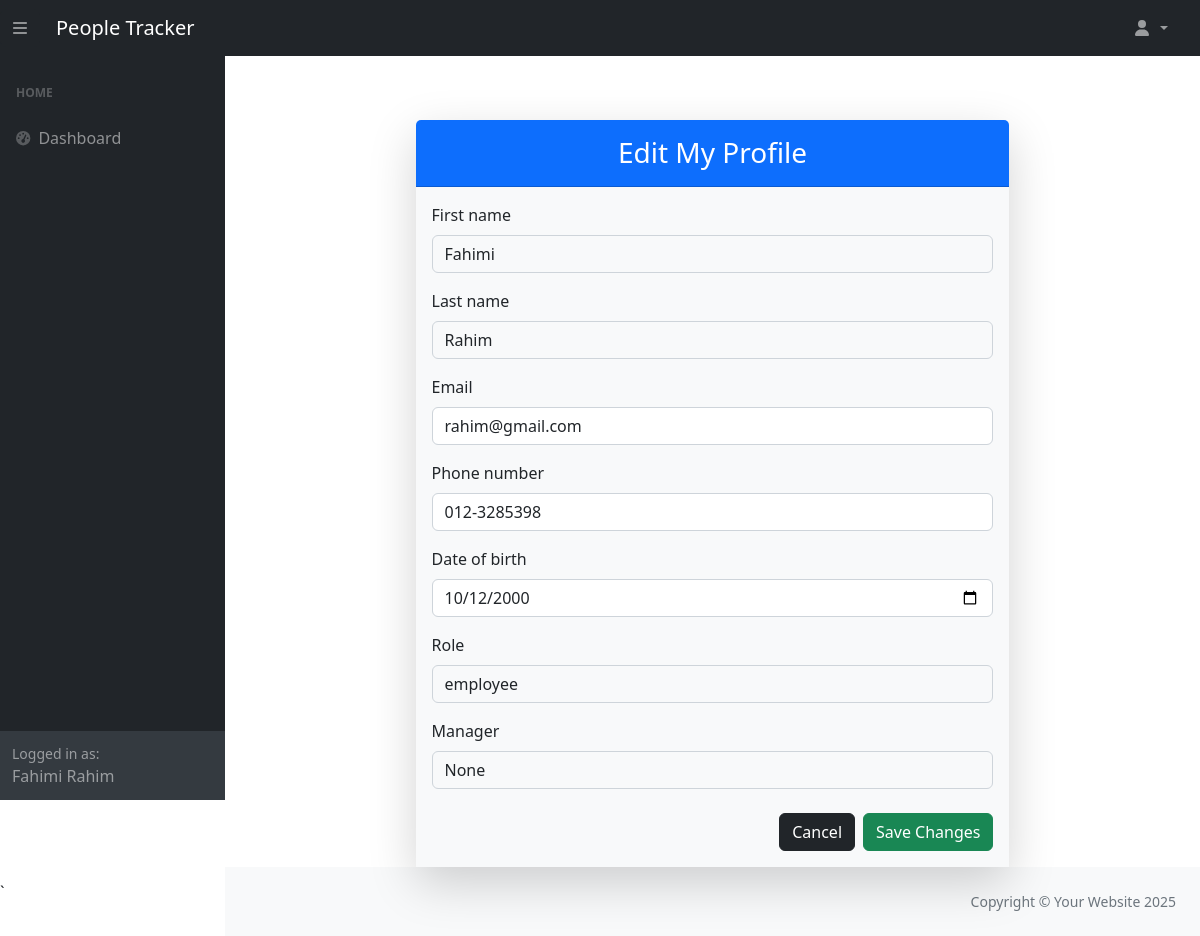
Before: /people_management/my-profile/edit/ (signed in) with the older database file.
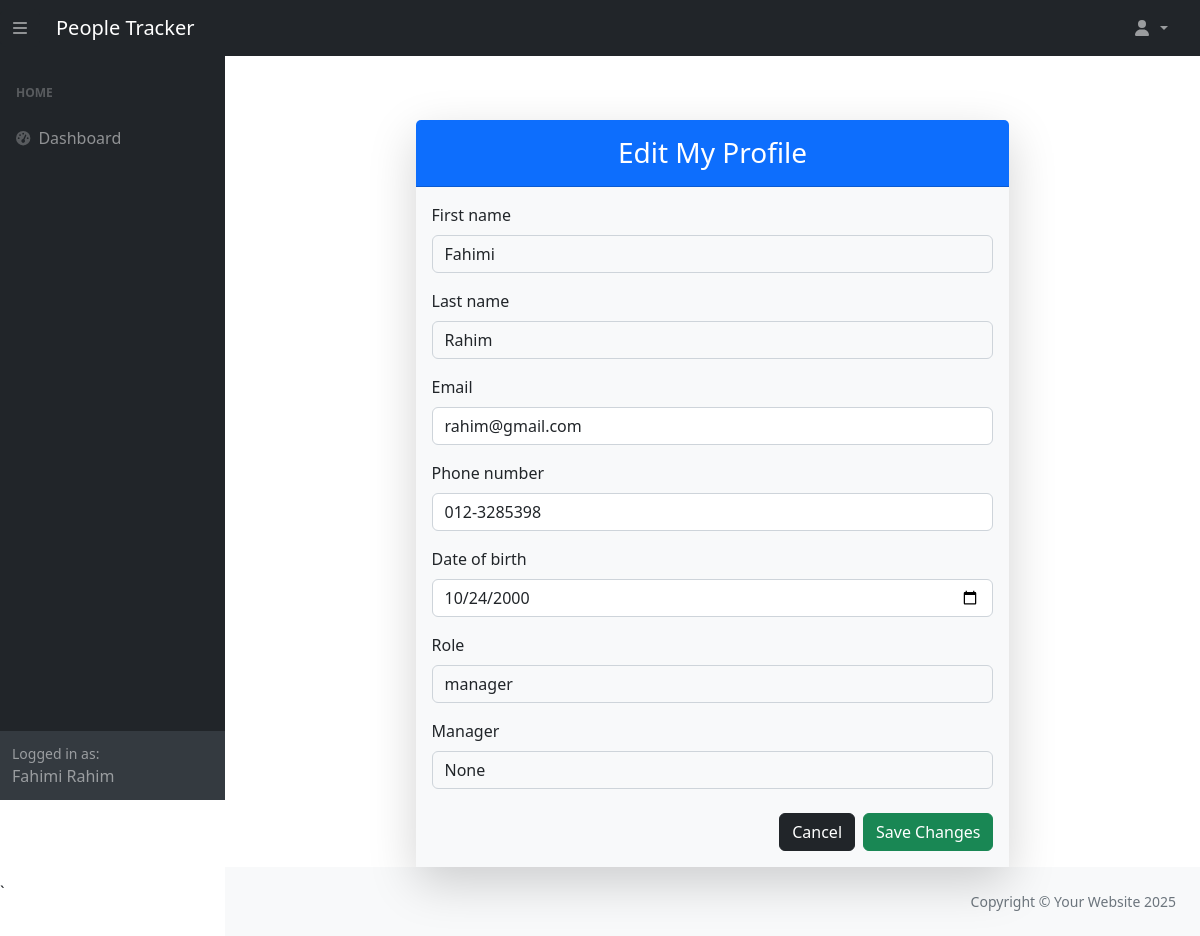
After: the same page with the newer database file.
### people_management/models.py (models this page shows, shortened)
class Person(models.Model):
    ROLE_CHOICES = [
        ('employee', 'Employee'),
        ('manager', 'Manager'),
        ('hr_admin', 'HR Admin'),
    ]
    first_name = models.CharField(max_length=50, help_text="The employee's first name.")
    last_name = models.CharField(max_length=50, help_text="The employee's last name.")
    email = models.EmailField(max_length=255, unique=True, help_text="The employee's email address.")
    phone_number = models.CharField(max_length=15, blank=True, help_text="Contact number of the employee.")
    date_of_birth = models.DateField(help_text="Employee's date of birth.")
    active = models.BooleanField(default=False, help_text="Indicates if the person is currently employed.")
    manager = models.ForeignKey(
        'self', on_delete=models.SET_NULL, null=True, blank=True, related_name="team_members",
        help_text="Manager supervising this employee."
    )
    role = models.CharField(
        max_length=10, choices=ROLE_CHOICES, default='employee', help_text="The role of the person in the company."
    )
    user = models.OneToOneField(
        "auth.User", on_delete=models.SET_NULL, related_name="person", null=True, blank=True,
        help_text="The associated Django user account."
    )
    history = HistoricalRecords()

### people_management/views.py (the view)
# urls.py: path('my-profile/edit/', views.edit_own_person, name='edit_own_person'),
@login_required
def edit_own_person(request):
    person = request.user.person  # Get the Person object associated with the user
    if request.method == "POST":
        form = PersonForm(request.POST, instance=person, user=request.user)
        if form.is_valid():
            form.save()
            return redirect('people_management:view_own_person')  # Redirect to profile page after saving
    else:
        form = PersonForm(instance=person, user=request.user)
    return render(request, 'people_management/edit_own_person.html', {'form': form})

### people_management/context_processors.py (called while the page is built)
def inject_person(request):
    user = request.user
    current_person = getattr(user, "person", None) if user.is_authenticated else None
    return {"current_person": current_person}

### people_management/templates/people_management/edit_own_person.html (shortened to what this page needs)
{% extends 'dashboard/base.html' %}
{% load widget_tweaks %}
{% block content %}
<div class="container mt-5">
    <div class="row justify-content-center">
        <div class="col-md-8">
            <div class="card shadow-lg border-0 rounded-lg mt-3">
                <div class="card-header bg-primary text-white">
                    <h3 class="text-center font-weight-light my-2">Edit My Profile</h3>
                </div>
                <div class="card-body bg-light">
                    <form method="POST" novalidate>
                        {% for field in form %}
                            <div class="mb-3">
                                <label for="{{ field.id_for_label }}" class="form-label">{{ field.label }}</label>
                                {% if field.name == 'first_name' or field.name == 'last_name' or field.name == 'role' or field.name == 'manager' %}
                                    <input type="text"
                                           class="form-control bg-light"
                                           value="{{ field.value }}"
                                           readonly />
                                {% else %}
                                    {{ field|add_class:"form-control" }}
                                {% endif %}
                            </div>
                        {% endfor %}
                        <div class="mt-4 mb-0">
                            <div class="d-grid d-md-flex justify-content-md-end">
                                <a href="{% url 'people_management:view_own_person' %}" class="btn btn-dark me-md-2">Cancel</a>
                                <button type="submit" class="btn btn-success">Save Changes</button>
                            </div>
                        </div>
                    </form>
                </div>
            </div>
        </div>
    </div>
</div>
{% endblock %}

Changed rows visible on the page:
changed Person "Fahimi": date_of_birth "10/12/2000" → "10/24/2000"; value "employee" → "manager"
